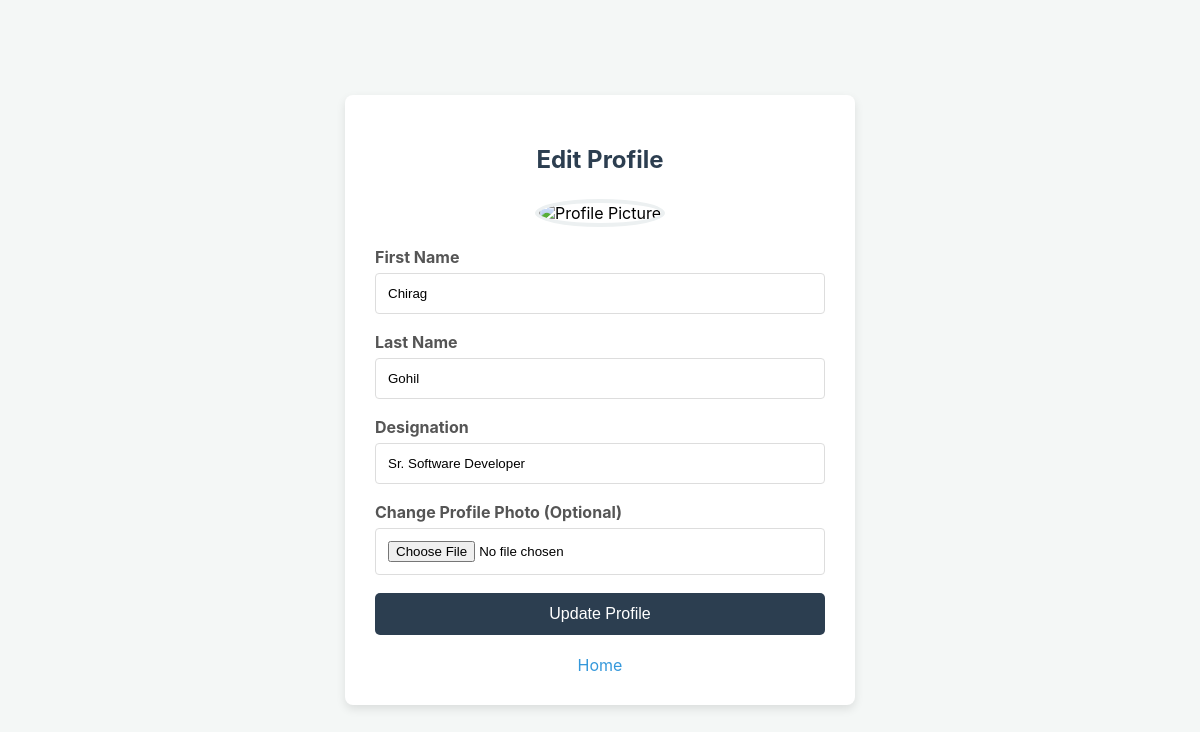
The app's page /employee/edit-profile.php (signed in) with its own data.
### tables this page shows
CREATE TABLE `employeedetail` (
  `ID` int(11) NOT NULL,
  `EmpFirstName` varchar(150) DEFAULT NULL,
  `EmpLastName` varchar(150) DEFAULT NULL,
  `EmpEmail` varchar(200) NOT NULL,
  `EmpPassword` varchar(255) NOT NULL,
  `NTMCode` varchar(50) DEFAULT NULL,
  `JoiningDate` date DEFAULT NULL,
  `EmpSalary` decimal(10,2) DEFAULT NULL,
  `EmpDesignation` varchar(150) DEFAULT NULL,
  `TotalLeaves` int(11) NOT NULL DEFAULT 0,
  `EmpExperience` varchar(100) DEFAULT NULL,
  `RegistrationDate` timestamp NOT NULL DEFAULT current_timestamp(),
  `reset_token` varchar(255) DEFAULT NULL,
  `token_expiry` datetime DEFAULT NULL,
  `ProfilePhoto` varchar(255) DEFAULT 'default_avatar.png'
);

### employee/edit-profile.php (the view, shortened to what this page needs)
<?php
include('../db_connect.php');
$employee_id = $_SESSION['eid'];
$stmt_emp = $conn->prepare("SELECT EmpFirstName, EmpLastName, NTMCode, ProfilePhoto, EmpDesignation FROM employeedetail WHERE ID = ?");
$stmt_emp->bind_param("i", $employee_id);
$stmt_emp->execute();
$result_emp = $stmt_emp->get_result();
$employee = $result_emp->fetch_assoc();
?>
<!DOCTYPE html>
<html lang="hi">
<head>
</head>
<body>
    <div class="form-container">
        <h2>Edit Profile</h2>
        <div class="profile-pic-container">
            <img src="profile_pics/<?php echo htmlspecialchars($employee['ProfilePhoto']); ?>" alt="Profile Picture" class="profile-pic-preview" onerror="this.onerror=null; this.src='profile_pics/default_avatar.png';">
        </div>
        <form action="edit-profile.php" method="post" enctype="multipart/form-data">
            <div class="form-group">
                <label for="fname">First Name</label>
                <input type="text" id="fname" name="fname" value="<?php echo htmlspecialchars($employee['EmpFirstName']); ?>" required>
            </div>
            <div class="form-group">
                <label for="lname">Last Name</label>
                <input type="text" id="lname" name="lname" value="<?php echo htmlspecialchars($employee['EmpLastName']); ?>" required>
            </div>
            <div class="form-group">
                <label for="designation">Designation</label>
                <input type="text" id="designation" name="designation" value="<?php echo htmlspecialchars($employee['EmpDesignation']); ?>">
            </div>
            <div class="form-group">
                <label for="profile_photo">Change Profile Photo (Optional)</label>
                <input type="file" id="profile_photo" name="profile_photo" accept="image/*">
            </div>
            <button type="submit" class="btn">Update Profile</button>
        </form>
        <a href="dashboard.php" class="back-link">Home</a>
    </div>
</body>
</html>

### employee/edit-profile.php (style rules this page uses)
body { font-family: -apple-system, BlinkMacSystemFont, "Segoe UI", Roboto, "Helvetica Neue", Arial, sans-serif; background-color: #f4f7f6; display: flex; justify-content: center; align-items: center; min-height: 100vh; margin: 0; padding: 20px; box-sizing: border-box; }
.form-container { background: white; padding: 30px; border-radius: 8px; box-shadow: 0 4px 10px rgba(0,0,0,0.1); width: 100%; max-width: 450px; }
h2 { text-align: center; margin-bottom: 25px; color: #2c3e50; }
.profile-pic-container { text-align: center; margin-bottom: 20px; }
.profile-pic-preview { width: 120px; height: 120px; border-radius: 50%; object-fit: cover; border: 4px solid #ecf0f1; }
.form-group { margin-bottom: 18px; }
.form-group label { display: block; margin-bottom: 6px; font-weight: bold; color: #555; }
.form-group input { width: 100%; padding: 12px; border: 1px solid #ddd; border-radius: 4px; box-sizing: border-box; }
.btn { background-color: #2c3e50; color: white; padding: 12px 15px; border: none; border-radius: 5px; cursor: pointer; width: 100%; font-size: 16px; transition: background-color 0.2s; }
.back-link { display: block; text-align: center; margin-top: 20px; color: #3498db; text-decoration: none; }

### records on screen
employeedetail: fname "Chirag", lname "Gohil", designation "Sr. Software Developer"
